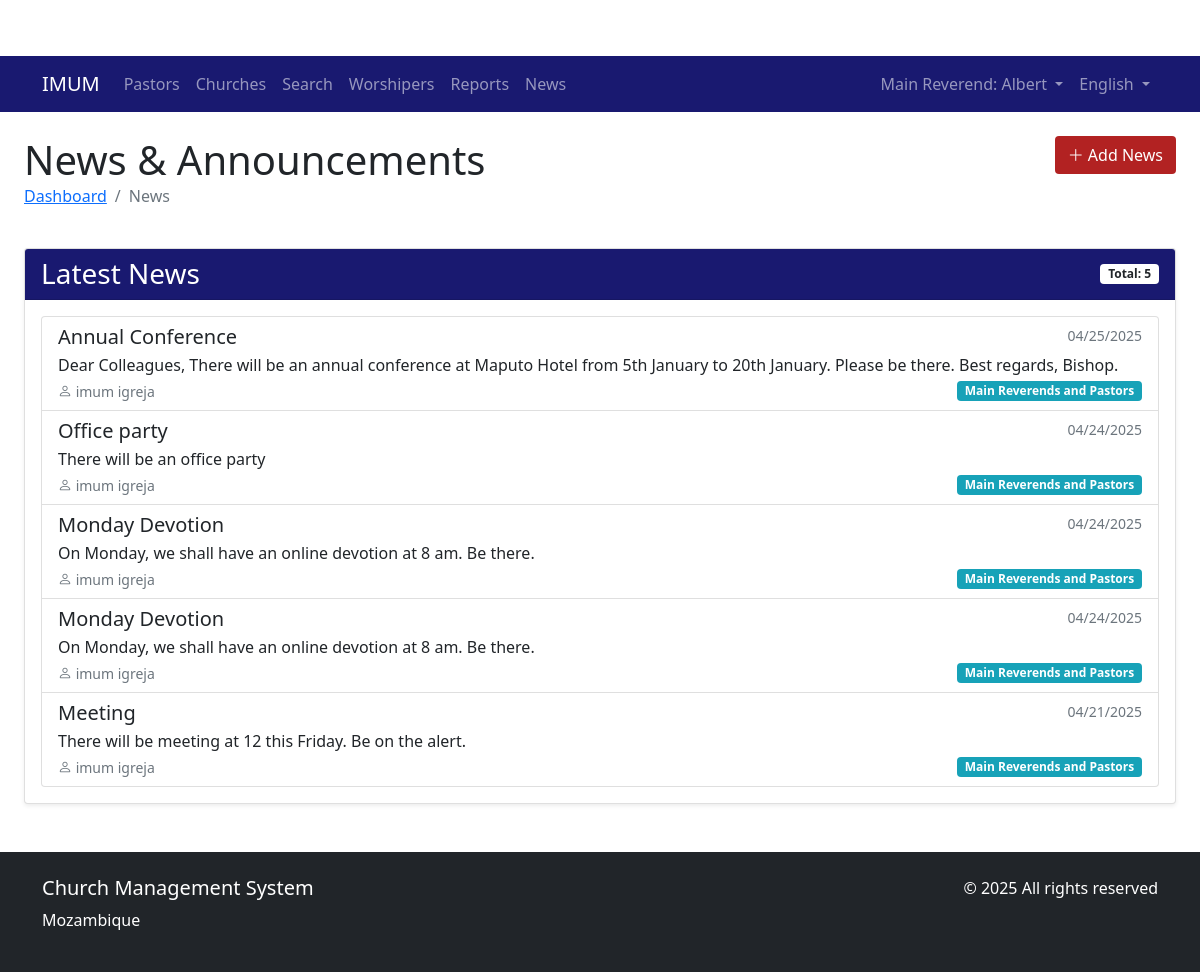
Page /news/ (signed in) on the earlier database version.
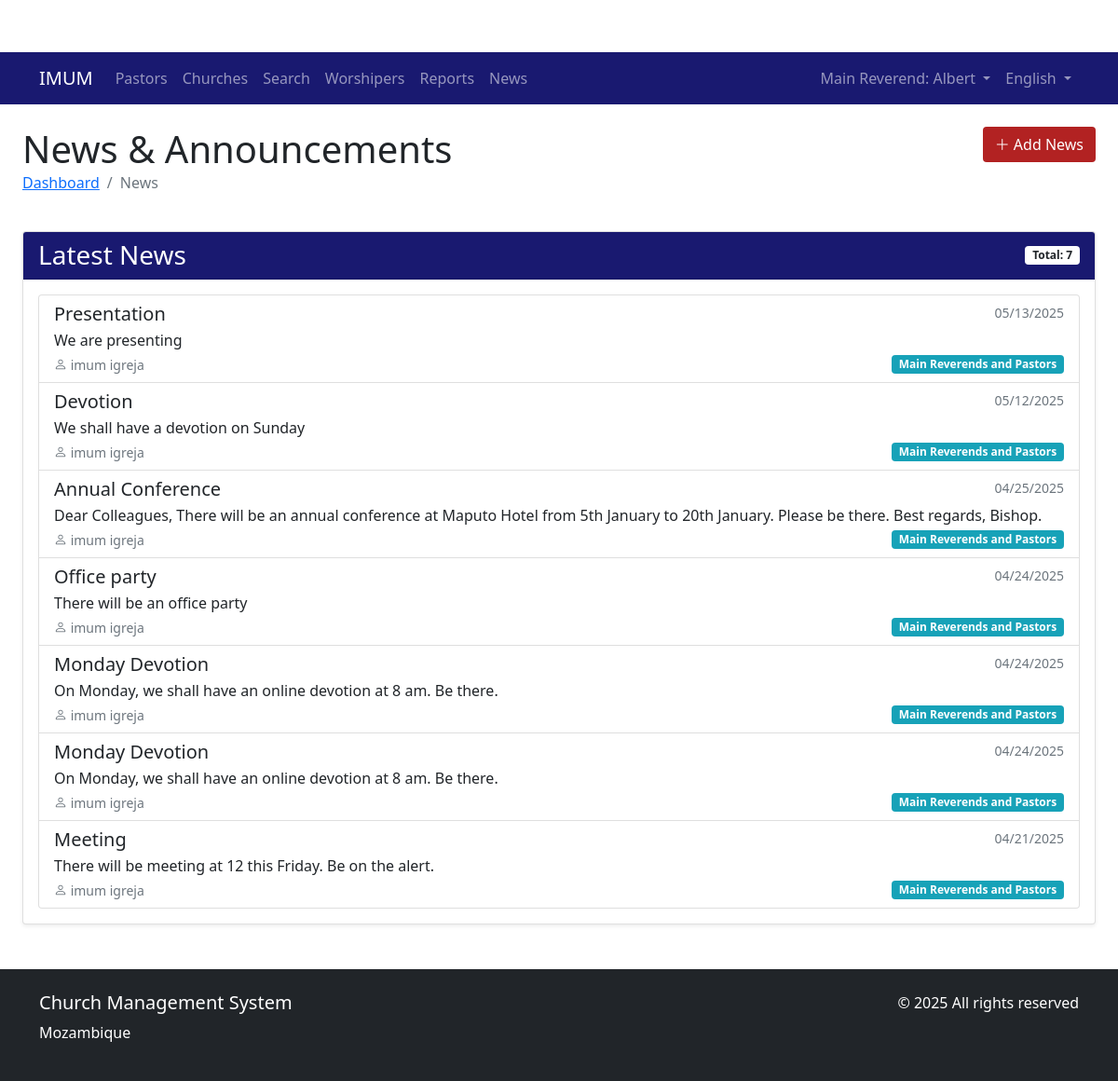
Same page on the later database version.
### church/models.py (models this page shows, shortened)
class News(models.Model):
    title = models.CharField(max_length=200)
    content = models.TextField()
    author = models.ForeignKey(User, on_delete=models.CASCADE)
    created_at = models.DateTimeField(auto_now_add=True)
    updated_at = models.DateTimeField(auto_now=True)
    is_published = models.BooleanField(default=True)
    emails_sent = models.BooleanField(default=False)
    email_sent_at = models.DateTimeField(null=True, blank=True)
    target_audience = models.CharField(max_length=20, choices=(
        ('ALL', _('All Users')),
        ('REVERENDS', _('Main Reverends and Pastors')),
        ('PASTORS', _('Pastors Only')),
    ), default='ALL')
    class Meta:
        verbose_name = _('News')
        verbose_name_plural = _('News')
        ordering = ['-created_at']

class User(AbstractUser):
    ROLE_CHOICES = (
        ('ADMIN', _('Admin')),
        ('MAIN_REVEREND', _('Main Reverend')),
        ('PASTOR', _('Pastor')),
    )
    GENDER_CHOICES = (
        ('M', _('Male')),
        ('F', _('Female')),
        ('O', _('Other')),
    )
    PASTOR_CATEGORY_CHOICES = (
        ('DEACON', _('Deacon')),
        ('PROBATIONARY', _('Probationary')),
        ('PRESBYTER', _('Presbyter')),
    )
    role = models.CharField(max_length=20, choices=ROLE_CHOICES, default='PASTOR')
    phone_number = models.CharField(max_length=20, blank=True, null=True)
    profile_picture = models.ImageField(upload_to='profile_pics/', blank=True, null=True)
    address = models.TextField(blank=True, null=True)
    gender = models.CharField(max_length=1, choices=GENDER_CHOICES, blank=True, null=True)
    date_of_birth = models.DateField(blank=True, null=True)
    created_by = models.ForeignKey(
        'self',
        on_delete=models.SET_NULL,
        null=True,
        blank=True,
        related_name='created_users',
        verbose_name=_('Created By')
    )
    groups = models.ManyToManyField(
        Group,
        verbose_name=_('groups'),
        blank=True,
        help_text=_(
            'The groups this user belongs to. A user will get all permissions '
            'granted to each of their groups.'
        ),
        related_name="church_user_set",
        related_query_name="church_user",
    )
    user_permissions = models.ManyToManyField(
        Permission,
        verbose_name=_('user permissions'),
        blank=True,
        help_text=_('Specific permissions for this user.'),
        related_name="church_user_set",
        related_query_name="church_user",
    )
    pastor_category = models.CharField(
        max_length=20,
        choices=PASTOR_CATEGORY_CHOICES,
        null=True,
        blank=True,
        verbose_name=_('Pastor Category')
    )
    class Meta:
        verbose_name = _('user')
        verbose_name_plural = _('users')

### church/views.py (the view)
# urls.py: path('news/', views.news_list, name='news_list'),
@login_required
def news_list(request):
    if request.user.is_superuser or request.user.role == 'ADMIN':
        queryset = News.objects.all()
    elif request.user.role == 'MAIN_REVEREND':
        queryset = News.objects.filter(
            is_published=True,
            target_audience__in=['ALL', 'REVERENDS']
        )
    elif request.user.role == 'PASTOR':
        queryset = News.objects.filter(
            is_published=True,
            target_audience__in=['ALL', 'REVERENDS', 'PASTORS']
        )
    else:
        messages.error(request, _('You do not have permission to access this page.'))
        return redirect('dashboard')
    queryset = queryset.order_by('-created_at')
    page_obj, per_page = get_paginated_queryset(request, queryset)
    context = {
        'page_obj': page_obj,
        'per_page': per_page,
    }
    return render(request, 'church/news/list.html', context)

### church/views.py (called while the page is built)
def get_paginated_queryset(request, queryset, default_per_page=30):
    per_page = request.GET.get('per_page', default_per_page)
    try:
        per_page = int(per_page)
        if per_page not in [30, 50, 100]:
            per_page = default_per_page
    except ValueError:
        per_page = default_per_page
    paginator = Paginator(queryset, per_page)
    page = request.GET.get('page')
    paginated = paginator.get_page(page)
    return paginated, per_page

### templates/church/news/list.html (shortened to what this page needs)
{% extends "church/base.html" %}
{% load i18n %}
{% block content %}
<div class="container-fluid">
    <div class="row mb-4">
        <div class="col">
            <h1 class="mb-0">{% trans "News & Announcements" %}</h1>
            <nav aria-label="breadcrumb">
                <ol class="breadcrumb">
                    <li class="breadcrumb-item"><a href="{% url 'church:dashboard' %}">{% trans "Dashboard" %}</a></li>
                    <li class="breadcrumb-item active" aria-current="page">{% trans "News" %}</li>
                </ol>
            </nav>
        </div>
        {% if user.is_superuser or user.role == 'ADMIN' or user.role == 'MAIN_REVEREND' %}
        <div class="col-auto">
            <a href="{% url 'church:news_create' %}" class="btn" style="background-color: #B22222; color: white;">
                <i class="bi bi-plus-lg"></i> {% trans "Add News" %}
            </a>
        </div>
        {% endif %}
    </div>
    <div class="card shadow-sm">
        <div class="card-header" style="background-color: #191970; color: white;">
            <div class="d-flex justify-content-between align-items-center">
                <h3 class="card-title mb-0">{% trans "Latest News" %}</h3>
                <span class="badge bg-white text-dark">
                    {% trans "Total" %}: {{ page_obj.paginator.count }}
                </span>
            </div>
        </div>
        <div class="card-body">
            {% if page_obj %}
            <div class="list-group">
                {% for news in page_obj %}
                <a href="{% url 'church:news_detail' news.pk %}" class="list-group-item list-group-item-action">
                    <div class="d-flex w-100 justify-content-between">
                        <h5 class="mb-1">{{ news.title }}</h5>
                        <small class="text-muted">{{ news.created_at|date:"SHORT_DATE_FORMAT" }}</small>
                    </div>
                    <p class="mb-1">{{ news.content|truncatewords:30 }}</p>
                    <div class="d-flex justify-content-between align-items-center">
                        <small class="text-muted">
                            <i class="bi bi-person"></i> {{ news.author.get_full_name }}
                        </small>
                        <span class="badge
                            {% if news.target_audience == 'ALL' %}bg-primary
                            {% elif news.target_audience == 'REVERENDS' %}bg-info
                            {% else %}bg-secondary
                            {% endif %}">
                            {{ news.get_target_audience_display }}
                        </span>
                    </div>
                </a>
                {% endfor %}
            </div>
            {% endif %}
        </div>
    </div>
</div>
{% endblock %}

Differences in the rows shown:
added News: title "Presentation", created_at "05/13/2025", content "We are presenting", author.get_full_name "imum igreja", target_audience "Main Reverends and Pastors"
added News: title "Devotion", created_at "05/12/2025", content "We shall have a devotion on Sunday", author.get_full_name "imum igreja", target_audience "Main Reverends and Pastors"
Other differences:
{{ page_obj.paginator.count }}: "5" → "7"
